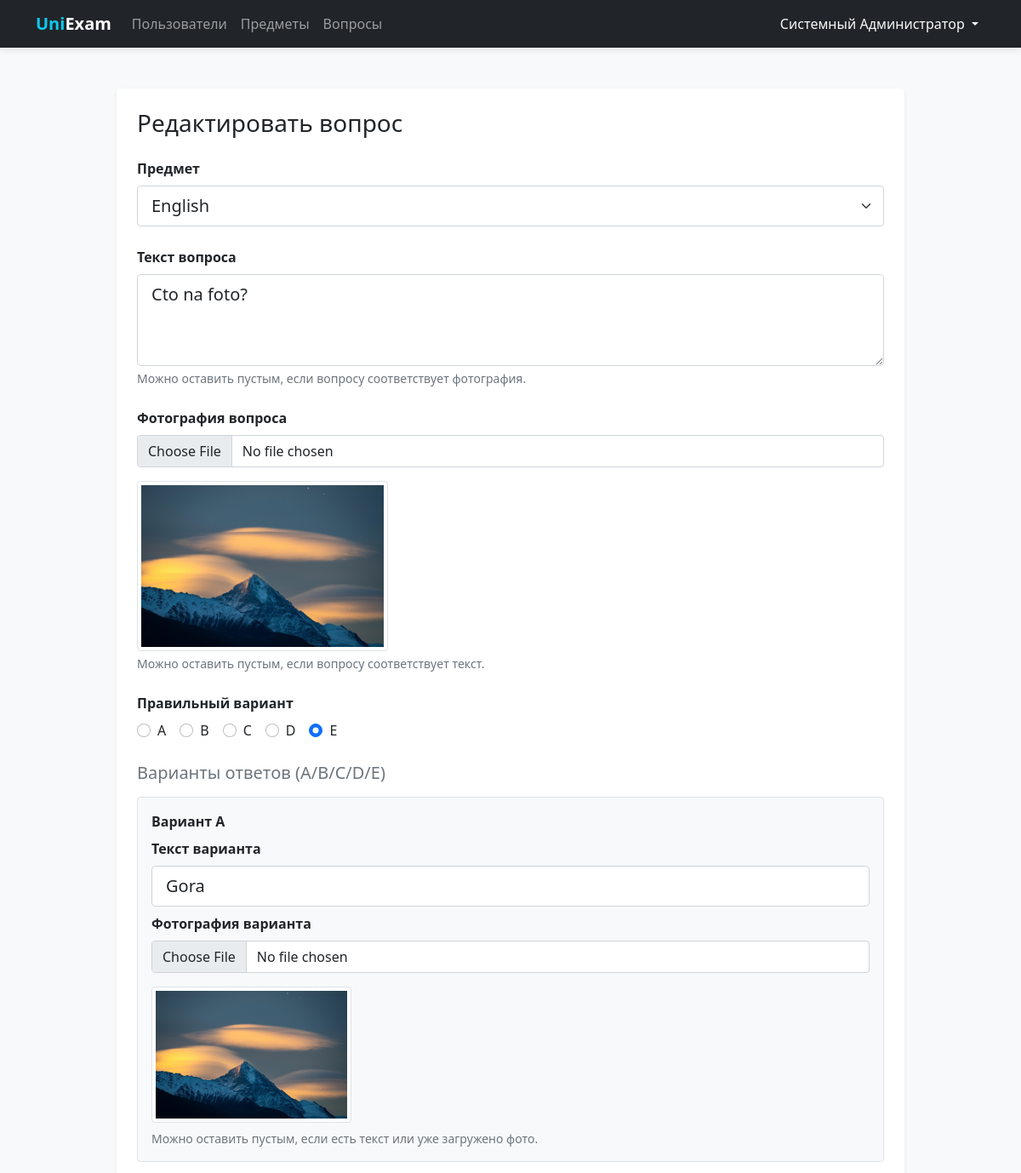
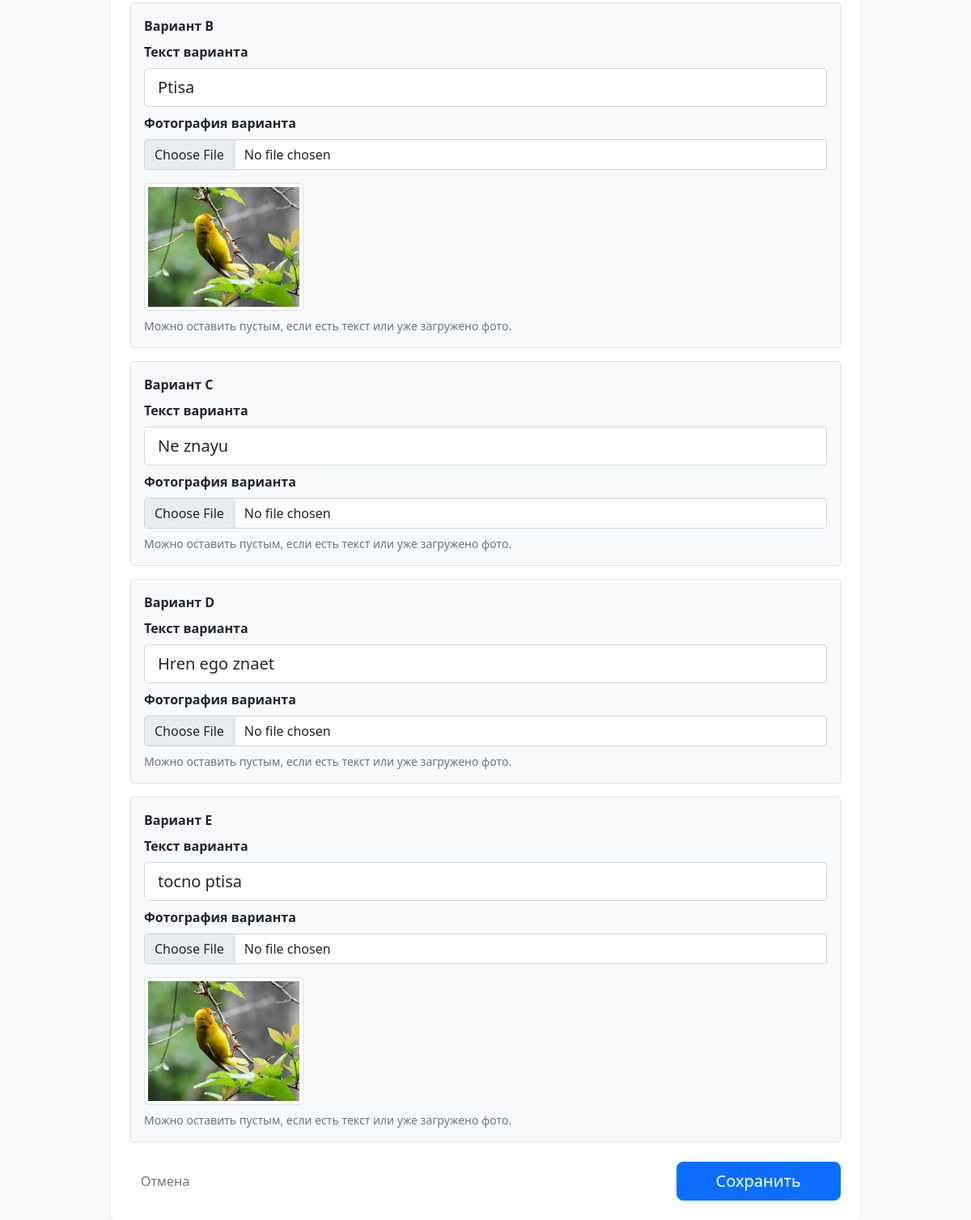
The app's page /questions/edit/2 (signed in) with its own data (2 pictures, top to bottom).
### tables this page shows
CREATE TABLE users (
    id INTEGER PRIMARY KEY AUTOINCREMENT,
    full_name TEXT NOT NULL,
    username TEXT UNIQUE NOT NULL,
    password TEXT NOT NULL
);

CREATE TABLE questions (
    id INTEGER PRIMARY KEY AUTOINCREMENT,
    subject_id INTEGER NOT NULL,
    question_text TEXT,
    question_image TEXT,
    correct_option TEXT NOT NULL CHECK (correct_option IN ('a', 'b', 'c', 'd', 'e')),
    is_active INTEGER DEFAULT 1,
    FOREIGN KEY (subject_id) REFERENCES subjects(id)
);

CREATE TABLE subjects (
    id INTEGER PRIMARY KEY AUTOINCREMENT,
    name TEXT NOT NULL UNIQUE,
    is_active INTEGER DEFAULT 1
);

CREATE TABLE question_options (
    question_id INTEGER NOT NULL,
    option_key TEXT NOT NULL CHECK (option_key IN ('a', 'b', 'c', 'd', 'e')),
    option_text TEXT,
    option_image TEXT,
    PRIMARY KEY (question_id, option_key),
    FOREIGN KEY (question_id) REFERENCES questions(id) ON DELETE CASCADE
);

### routes/questions.py (the view, shortened to what this page needs)
@questions_bp.route('/edit/<int:id>', methods=['GET', 'POST'])
@login_required
def edit(id: int):
    db = get_db_connection()
    question, options = _load_question(db, id)
    if not question:
        db.close()
        flash('Вопрос не найден', 'danger')
        return redirect(url_for('questions.index'))
    subjects = _load_subjects_for_dropdown(db, current_subject_id=question['subject_id'])
    db.close()
    return render_template(
        'questions/form.html',
        question=question,
        options=options,
        subjects=subjects,
        draft={'question_text': '', 'correct_option': question['correct_option']},
        current_subject_id=question['subject_id'],
        option_keys=OPTION_KEYS,
    )

### database.py (called while the page is built)
def get_db_connection():
    conn = sqlite3.connect(DATABASE)
    conn.row_factory = sqlite3.Row  # Позволяет обращаться к полям по именам
    return conn

### routes/questions.py (called while the page is built)
def _load_question(db, question_id: int):
    question = db.execute('SELECT * FROM questions WHERE id = ?', (question_id,)).fetchone()
    if not question:
        return None, None
    options_rows = db.execute(
        'SELECT option_key, option_text, option_image FROM question_options WHERE question_id = ?',
        (question_id,),
    ).fetchall()
    options = {row['option_key']: dict(row) for row in options_rows}
    for k in OPTION_KEYS:
        options.setdefault(k, {'option_key': k, 'option_text': None, 'option_image': None})
    return question, options

def _load_subjects_for_dropdown(db, current_subject_id: int | None = None):
    active_subjects = db.execute(
        'SELECT id, name, is_active FROM subjects WHERE is_active = 1 ORDER BY name ASC'
    ).fetchall()
    if current_subject_id is not None and active_subjects:
        current = db.execute(
            'SELECT id, name, is_active FROM subjects WHERE id = ?',
            (current_subject_id,),
        ).fetchone()
        if current and not any(s['id'] == current['id'] for s in active_subjects):
            active_subjects = list(active_subjects) + [current]
            active_subjects.sort(key=lambda s: s['name'])
    if not active_subjects:
        active_subjects = db.execute('SELECT id, name, is_active FROM subjects ORDER BY name ASC').fetchall()
    return active_subjects

### templates/questions/form.html (shortened to what this page needs)
{% extends 'base.html' %}
{% block content %}
<div class="row justify-content-center">
    <div class="col-md-10">
        <div class="main-card shadow-sm p-4 bg-white rounded">
            <h3 class="mb-4">{{ 'Редактировать' if question else 'Новый' }} вопрос</h3>
            <form method="POST" enctype="multipart/form-data">
                <div class="mb-4">
                    <label class="form-label fw-bold">Предмет</label>
                    <select name="subject_id" class="form-select form-select-lg" required>
                        {% for s in subjects %}
                        <option value="{{ s.id }}"
                            {% if question and s.id == question.subject_id %}selected{% endif %}
                            {% if not s.is_active and not (question and s.id == question.subject_id) %}disabled{% endif %}>
                            {{ s.name }}{% if s.is_active is defined and not s.is_active %} (заблокирован){% endif %}
                        </option>
                        {% endfor %}
                    </select>
                </div>
                <div class="mb-4">
                    <label class="form-label fw-bold">Текст вопроса</label>
                    <textarea name="question_text" rows="3" class="form-control form-control-lg"
                        placeholder="Введите текст вопроса (может отсутствовать, если есть фото)">{{ question.question_text if question else draft.get('question_text', '') }}</textarea>
                    <div class="form-text">Можно оставить пустым, если вопросу соответствует фотография.</div>
                </div>
                <div class="mb-4">
                    <label class="form-label fw-bold">Фотография вопроса</label>
                    <input type="file" name="question_image" class="form-control" accept="image/*">
                    {% if question and question.question_image %}
                    <div class="mt-3">
                        <img src="{{ url_for('static', filename=question.question_image) }}" alt="question"
                            class="img-thumbnail" style="max-height: 200px; object-fit: cover;">
                    </div>
                    {% endif %}
                    <div class="form-text">Можно оставить пустым, если вопросу соответствует текст.</div>
                </div>
                <div class="mb-4">
                    <label class="form-label fw-bold">Правильный вариант</label>
                    {% set correct = question.correct_option if question else draft.get('correct_option', 'a') %}
                    <div class="d-flex gap-3 flex-wrap">
                        {% for k in option_keys %}
                        <div class="form-check">
                            <input class="form-check-input" type="radio" name="correct_option" value="{{ k }}"
                                id="correct_{{ k }}" {% if correct == k %}checked{% endif %} required>
                            <label class="form-check-label" for="correct_{{ k }}"> {{ k|upper }}</label>
                        </div>
                        {% endfor %}
                    </div>
                </div>
                <div class="mb-4">
                    <h5 class="mb-3 text-secondary">Варианты ответов (A/B/C/D/E)</h5>
                    {% for k in option_keys %}
                    <div class="border rounded p-3 mb-3 bg-light">
                        <div class="d-flex justify-content-between align-items-center mb-2">
                            <div class="fw-bold">Вариант {{ k|upper }}</div>
                        </div>
                        <label class="form-label fw-bold">Текст варианта</label>
                        <input type="text" name="option_{{ k }}_text" class="form-control form-control-lg mb-2"
                            placeholder="Текст варианта (может отсутствовать, если есть фото)"
                            value="{{ options[k].option_text if options[k].option_text is not none else '' }}">
                        <label class="form-label fw-bold">Фотография варианта</label>
                        <input type="file" name="option_{{ k }}_image" class="form-control" accept="image/*">
                        {% if options[k].option_image %}
                        <div class="mt-3">
                            <img src="{{ url_for('static', filename=options[k].option_image) }}" alt="option_{{ k }}"
                                class="img-thumbnail" style="max-height: 160px; object-fit: cover;">
                        </div>
                        {% endif %}
                        <div class="form-text mt-2">Можно оставить пустым, если есть текст или уже загружено фото.</div>
                    </div>
                    {% endfor %}
                </div>
                <div class="d-flex justify-content-between align-items-center mt-4">
                    <a href="{{ url_for('questions.index') }}" class="btn btn-link text-secondary text-decoration-none">Отмена</a>
                    <button type="submit" class="btn btn-primary btn-lg px-5">
                        Сохранить
                    </button>
                </div>
            </form>
        </div>
    </div>
</div>
{% endblock %}

### templates/base.html (shortened to what this page needs)
<!DOCTYPE html>
<html lang="ru">
<head>
    <link rel="stylesheet" href="{{ url_for('static', filename='css/bootstrap.min.css') }}">
</head>
<body>
    <nav class="navbar navbar-expand-lg navbar-dark bg-dark">
        <div class="container">
            <a class="navbar-brand fw-bold" href="/">
                <span class="text-info">Uni</span>Exam
            </a>
            <div class="collapse navbar-collapse" id="navbarNav">
                <ul class="navbar-nav me-auto">
                    {% if current_user.is_authenticated %}
                    <li class="nav-item">
                        <a class="nav-link {{ 'active' if request.endpoint == 'users.index' }}"
                            href="{{ url_for('users.index') }}">Пользователи</a>
                    </li>
                    <li class="nav-item">
                        <a class="nav-link" href="{{ url_for('subjects.index') }}">Предметы</a>
                    </li>
                    <li class="nav-item">
                        <a class="nav-link" href="{{ url_for('questions.index') }}">Вопросы</a>
                    </li>
                    {% endif %}
                </ul>
                <ul class="navbar-nav">
                    {% if current_user.is_authenticated %}
                    <li class="nav-item dropdown">
                        <a class="nav-link dropdown-toggle text-light" href="#" id="userDropdown" role="button"
                            data-bs-toggle="dropdown">
                            {{ current_user.full_name }}
                        </a>
                    </li>
                    {% else %}
                    <li class="nav-item">
                        <a class="nav-link" href="{{ url_for('auth.login') }}">Войти</a>
                    </li>
                    {% endif %}
                </ul>
            </div>
        </div>
    </nav>
    <div class="container">
        {% block content %}{% endblock %}
    </div>
</body>
</html>

### templates/base.html (style rules this page uses)
:root { --bg-color: #f8f9fa; }
body { background-color: var(--bg-color); font-family: 'Segoe UI', Tahoma, Geneva, Verdana, sans-serif; }
.navbar { box-shadow: 0 2px 10px rgba(0, 0, 0, 0.1); }
.main-card { background: #ffffff; border: none; border-radius: 12px; box-shadow: 0 0.5rem 1rem rgba(0, 0, 0, 0.05); padding: 2rem; margin-top: 2rem; }
.btn-primary { border-radius: 8px; }

### records on screen
users: full_name "Системный Администратор"
questions: subject_id "English", question_text "Cto na foto?", question_image (picture)
question_options: option_text "Gora", option_image (picture)
question_options: option_text "Ptisa", option_image (picture)
question_options: option_text "Ne znayu"
question_options: option_text "Hren ego znaet"
question_options: option_text "tocno ptisa", option_image (picture)

### other values on screen
{{ 'Редактировать' if question else 'Новый' }} "Редактировать"
{{ k|upper }} "A" "B" "C" "D" "E"
